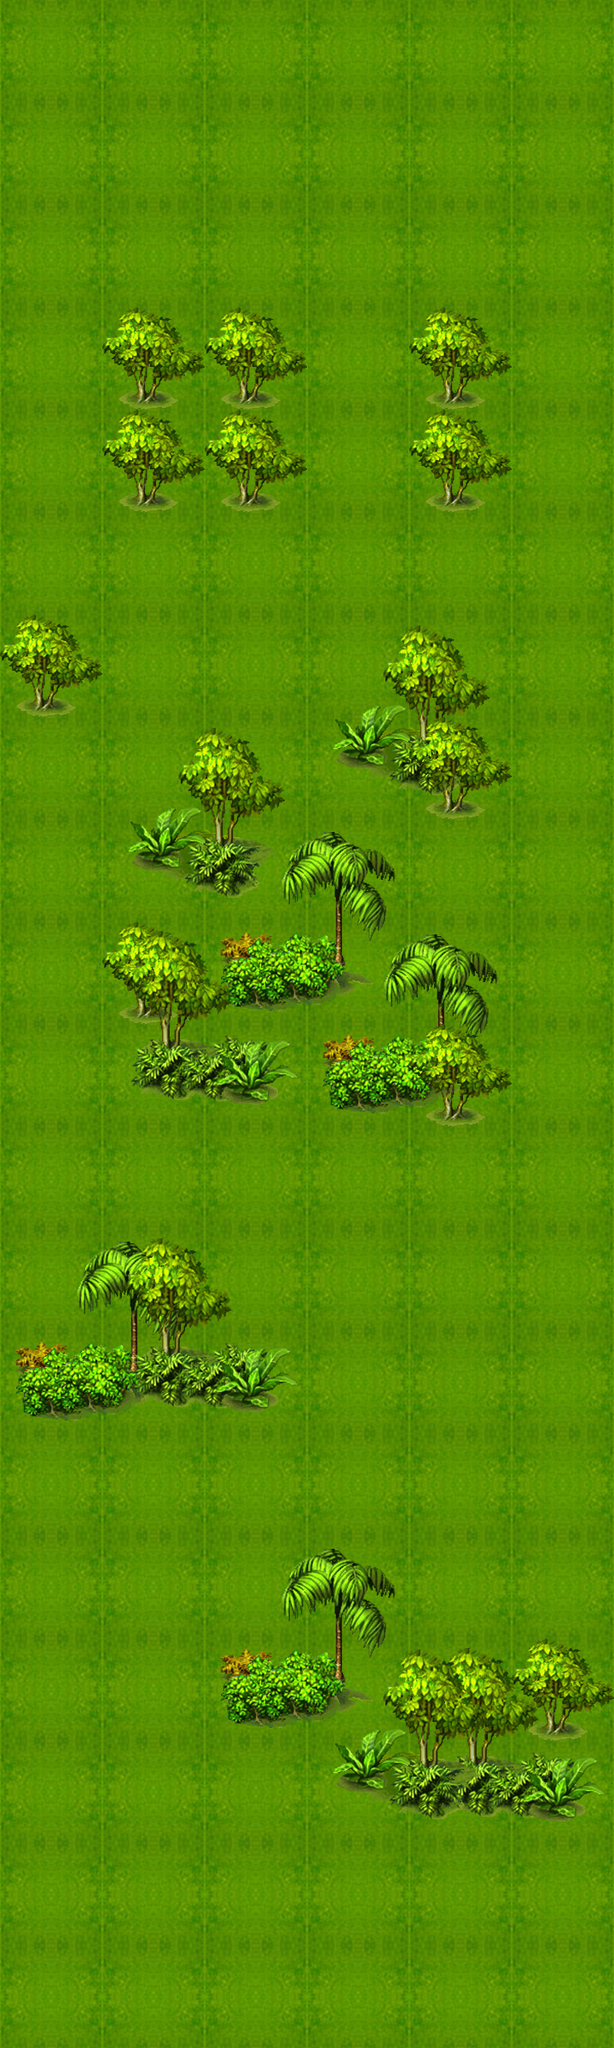

The image is a tile-based game level rendered from a .tmx file. Its description and source (layers, tilesets, objects; grid data summarised) follow:
An orthogonal 6x20 tile map with 120x120 px tiles, 3 tile layers (layer1, layer2, layer3), 2 tilesets.

<map version="1.0" orientation="orthogonal" width="6" height="20" tilewidth="120" tileheight="120">
 <tileset firstgid="1" name="map_tile4" tilewidth="120" tileheight="120">
  <image source="map_tile4.png" width="120" height="120" />
 </tileset>
 <tileset firstgid="2" name="map_tile" tilewidth="120" tileheight="120">
<image source="map_tile.png" width="480" height="480" />
  <tile id="1">
   <properties>
    <property name="type" value="tree" />
   </properties>
  </tile>
  <tile id="2">
   <properties>
    <property name="type" value="tree" />
   </properties>
  </tile>
  <tile id="4">
   <properties>
    <property name="type" value="tree" />
   </properties>
  </tile>
  <tile id="5">
   <properties>
    <property name="type" value="tree" />
   </properties>
  </tile>
  <tile id="6">
   <properties>
    <property name="type" value="tree" />
   </properties>
  </tile>
  <tile id="7">
   <properties>
    <property name="type" value="tree" />
   </properties>
  </tile>
  <tile id="9">
   <properties>
    <property name="type" value="tree" />
   </properties>
  </tile>
  <tile id="10">
   <properties>
    <property name="type" value="tree" />
   </properties>
  </tile>
  <tile id="12">
   <properties>
    <property name="type" value="tree" />
   </properties>
  </tile>
  <tile id="13">
   <properties>
    <property name="type" value="tree" />
   </properties>
  </tile>
 </tileset>
 <layer name="layer1" width="6" height="20">
  <data>[120 cells, 120 non-empty, 1 distinct tile ids]</data>
 </layer>
 <layer name="layer2" width="6" height="20">
  <data>[120 cells, 36 non-empty, 13 distinct tile ids]</data>
 </layer>
 <layer name="layer3" width="6" height="20">
  <data>[120 cells, 17 non-empty, 10 distinct tile ids]</data>
 </layer>
</map>
